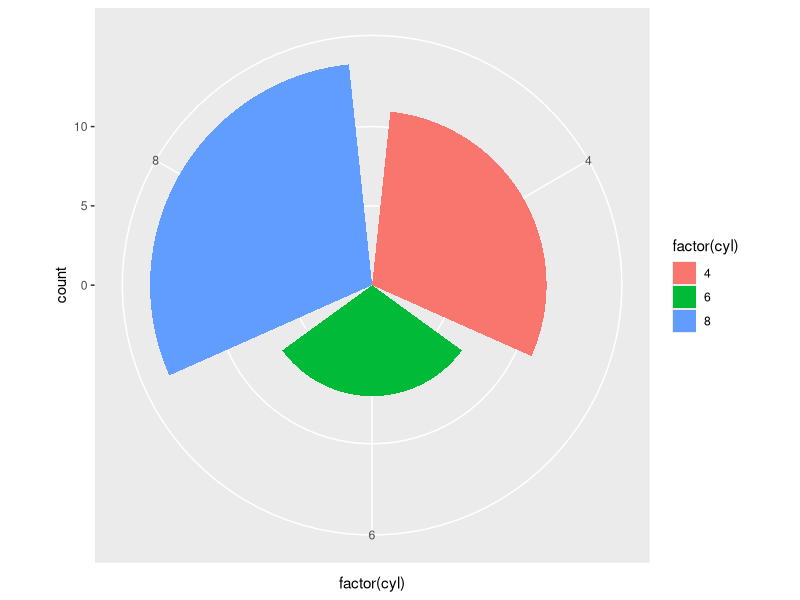
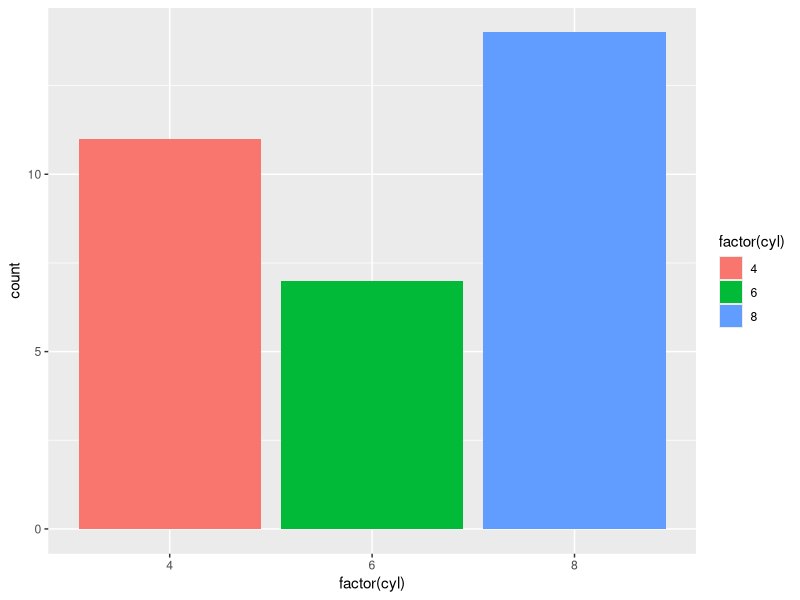
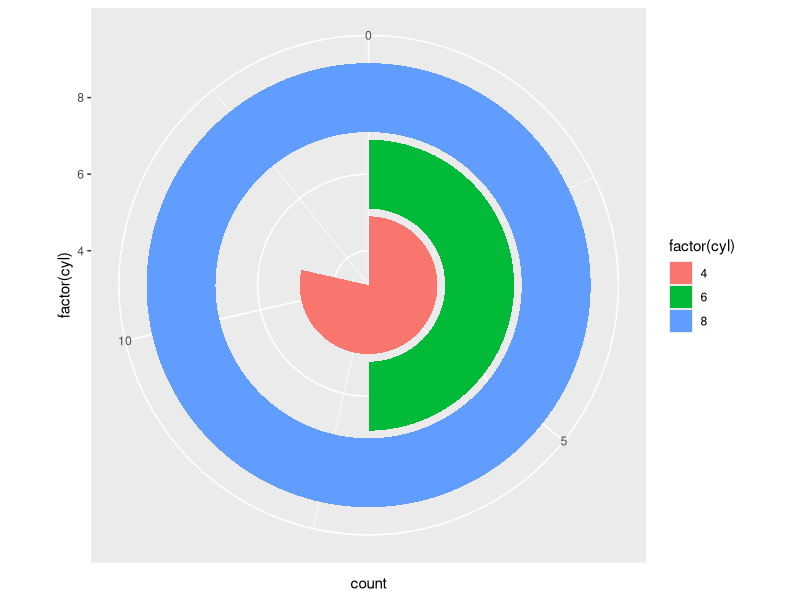

Write the R code that produced these figures, in order.
library('ggplot2')
p <- ggplot(mtcars, aes(factor(cyl)))
p <- p + geom_bar(aes(fill = factor(cyl))) 
p + coord_polar()

# New plots

p + geom_bar(aes(fill = factor(cyl)))

p + geom_bar(aes(fill = factor(cyl))) + coord_polar(theta = 'y')
